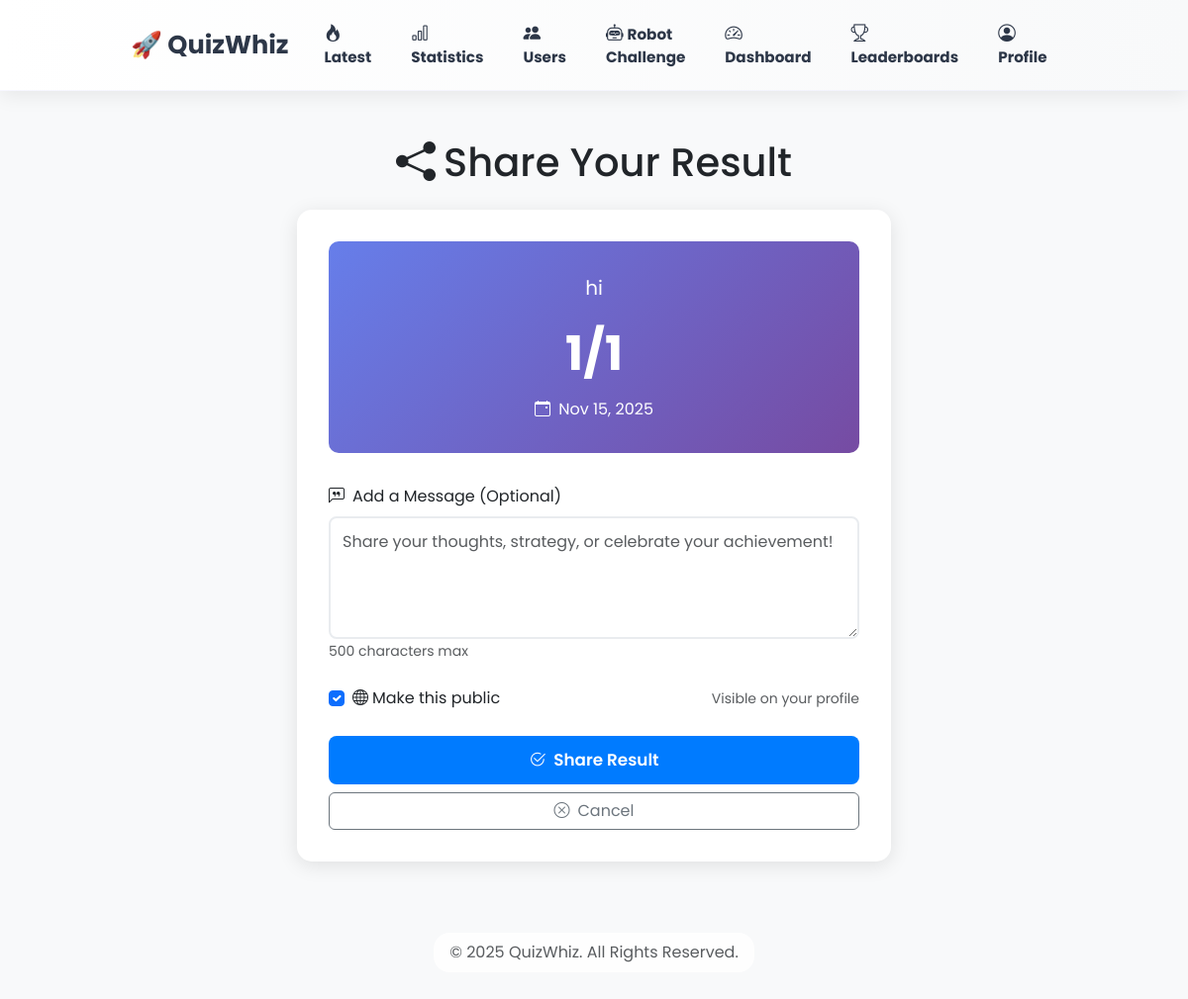
Page /result/216/share/ (signed in) on the committed database.
### quiz/models.py (models this page shows, shortened)
class QuizResult(models.Model):
    user = models.ForeignKey(User, on_delete=models.CASCADE)
    quiz = models.ForeignKey(Quiz, on_delete=models.CASCADE)
    score = models.IntegerField()
    selected_answers = models.JSONField(null=True, blank=True)
    timestamp = models.DateTimeField(auto_now_add=True)

class Quiz(models.Model):
    DIFFICULTY_CHOICES = [
        ('Easy', 'Easy'),
        ('Medium', 'Medium'),
        ('Hard', 'Hard'),
    ]
    title = models.CharField(max_length=200)
    topic = models.CharField(max_length=100)
    difficulty = models.CharField(max_length=10, choices=DIFFICULTY_CHOICES, default='Medium')
    is_featured = models.BooleanField(default=False, help_text="Show in Latest Quizzes section")
    created_at = models.DateTimeField(auto_now_add=True, null=True, blank=True)
    class Meta:
        ordering = ['-created_at']

### quiz/views.py (the view, shortened to what this page needs)
# urls.py: path('result/<int:result_id>/share/', views.share_result, name='share_result'),
@login_required
def share_result(request, result_id):
    quiz_result = get_object_or_404(QuizResult, pk=result_id, user=request.user)
    context = {
        'quiz_result': quiz_result,
    }
    return render(request, 'quiz/share_result.html', context)

### quiz/templates/quiz/share_result.html (shortened to what this page needs)
{% extends 'quiz/base.html' %}
{% block content %}
<div class="share-container">
    <h1 class="text-center mb-4">
        <i class="bi bi-share-fill me-2"></i>Share Your Result
    </h1>
    <div class="share-card">
        <div class="result-preview">
            <div class="quiz-title-share">{{ quiz_result.quiz.title }}</div>
            <div class="score-display">
                {{ quiz_result.score }}/{{ quiz_result.quiz.questions.count }}
            </div>
            <div>
                <i class="bi bi-calendar-event me-1"></i>
                {{ quiz_result.timestamp|date:"M d, Y" }}
            </div>
        </div>
        <form method="POST" action="">
            <div class="mb-3">
                <label for="message" class="form-label fw-600">
                    <i class="bi bi-chat-left-quote me-2"></i>Add a Message (Optional)
                </label>
                <textarea class="message-input form-control"
                          id="message"
                          name="message"
                          rows="4"
                          placeholder="Share your thoughts, strategy, or celebrate your achievement!"
                          maxlength="500"></textarea>
                <small class="text-muted">500 characters max</small>
            </div>
            <div class="toggle-container">
                <div class="form-check">
                    <input class="form-check-input" type="checkbox" id="is_public" name="is_public" checked>
                    <label class="form-check-label" for="is_public">
                        <i class="bi bi-globe me-1"></i>Make this public
                    </label>
                </div>
                <small class="text-muted ms-auto">Visible on your profile</small>
            </div>
            <div class="d-grid gap-2 mt-4">
                <button type="submit" class="btn btn-primary btn-share">
                    <i class="bi bi-check2-circle me-2"></i>Share Result
                </button>
                <a href="{% url 'dashboard' %}" class="btn btn-outline-secondary">
                    <i class="bi bi-x-circle me-2"></i>Cancel
                </a>
            </div>
        </form>
    </div>
</div>
{% endblock %}

### quiz/templates/quiz/share_result.html (style rules this page uses)
.share-container { max-width: 600px; margin: 3rem auto; }
.share-card { background: white; border-radius: 15px; padding: 2rem; box-shadow: 0 4px 20px rgba(0,0,0,0.1); }
.result-preview { background: linear-gradient(135deg, #667eea 0%, #764ba2 100%); color: white; padding: 2rem; border-radius: 10px; text-align: center; margin-bottom: 2rem; }
.score-display { font-size: 3rem; font-weight: 700; margin-bottom: 0.5rem; }
.quiz-title-share { font-size: 1.25rem; margin-bottom: 1rem; }
.message-input { border-radius: 8px; border: 2px solid #e9ecef; padding: 0.75rem; font-size: 1rem; transition: border-color 0.3s ease; }
.toggle-container { display: flex; align-items: center; gap: 1rem; margin-top: 1.5rem; }
.btn-share { width: 100%; padding: 0.75rem; font-weight: 600; border-radius: 8px; font-size: 1.05rem; }

### rows in the picture
QuizResult: quiz "hi", score "1", quiz.questions.count "1", timestamp "Nov 15, 2025"
